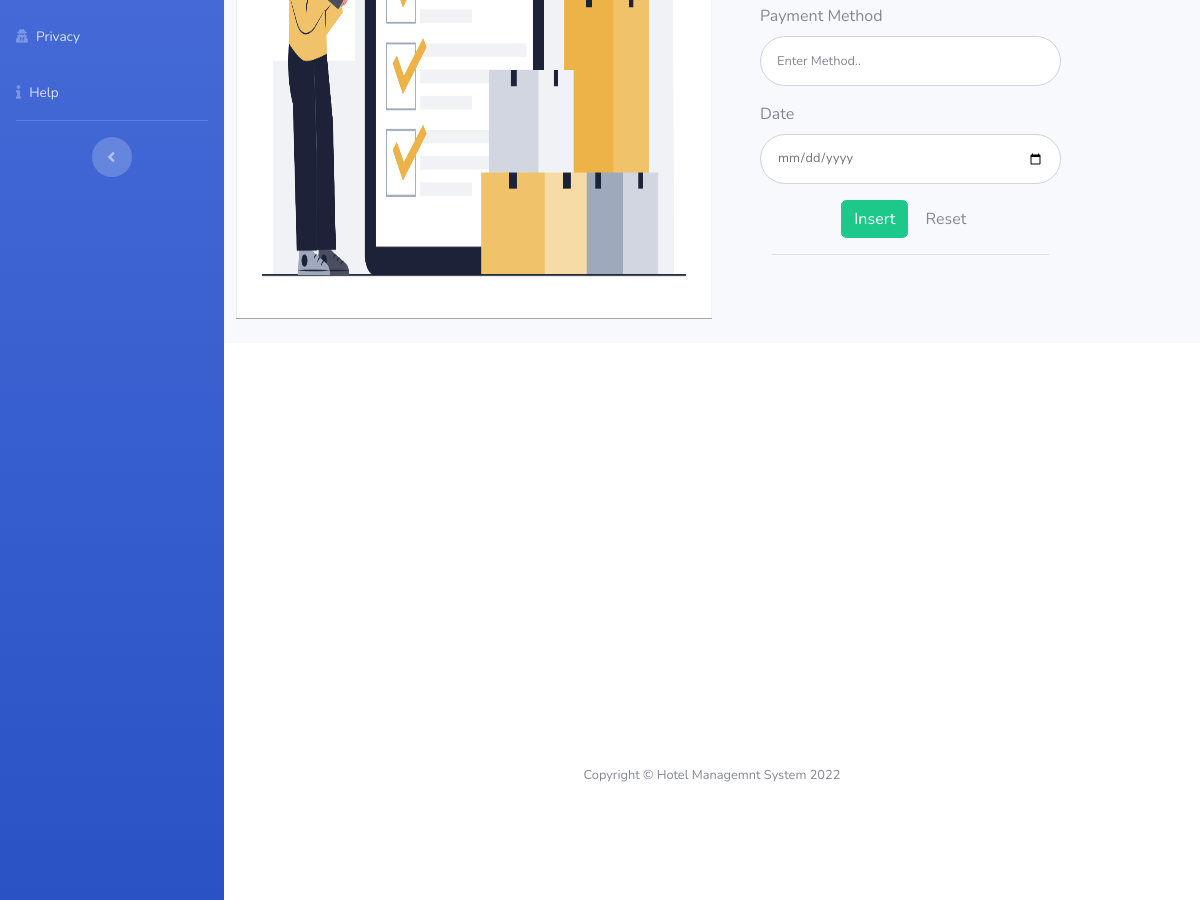
The page /pages/income.php (middle part) on the database as committed earlier.
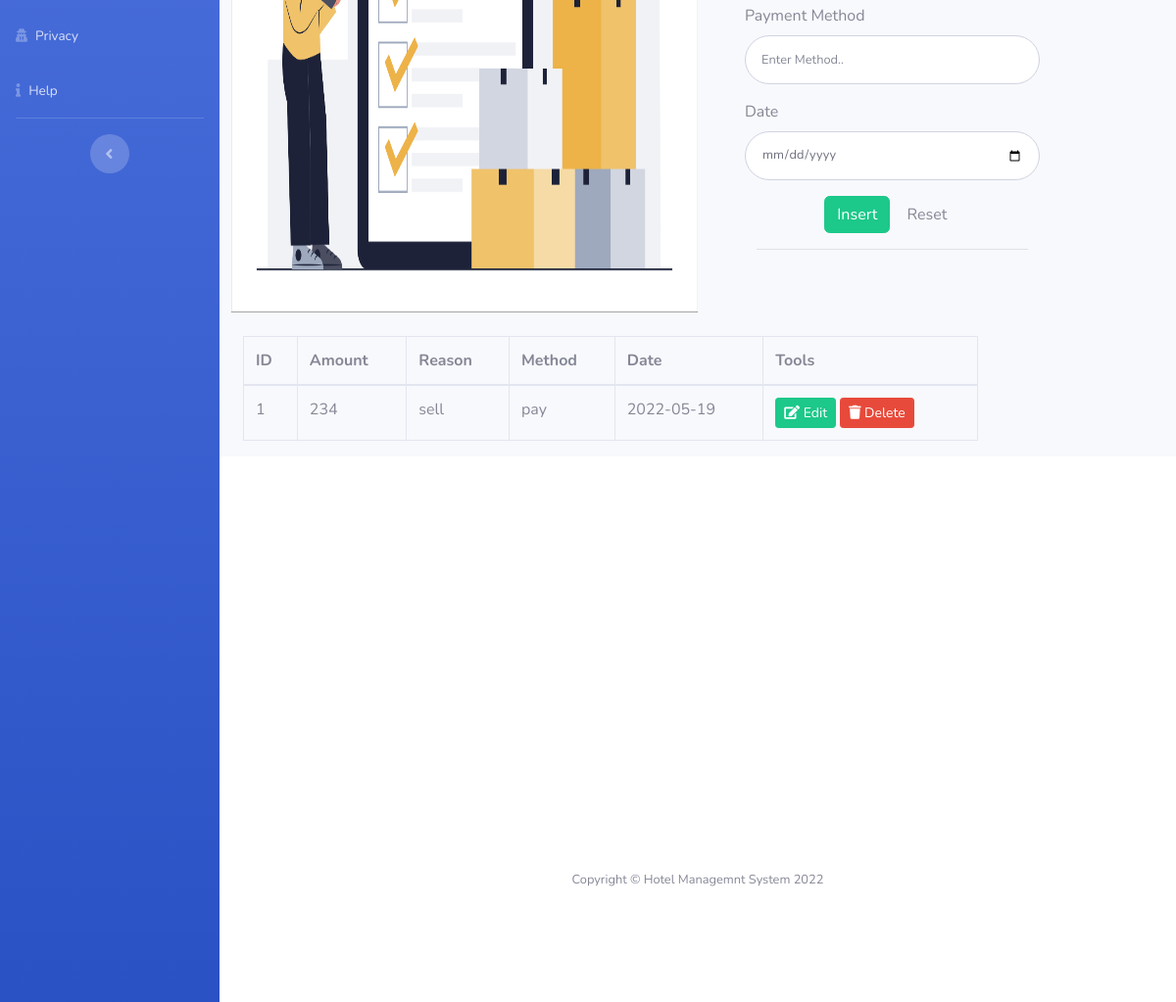
The same page on the database as committed later.
### tables this page shows
CREATE TABLE `income` (
  `id` int(11) NOT NULL,
  `iid` int(11) NOT NULL,
  `iamout` varchar(20) NOT NULL,
  `ireason` varchar(255) NOT NULL,
  `ipay` varchar(255) NOT NULL,
  `idate` date NOT NULL
);

### pages/modal/income_read.php (called while the page is built)
<?php
include "/xampp/htdocs/systemhotel/controller/config.php";
$sql = "SELECT * FROM income ORDER BY id DESC";
$result = mysqli_query($connection, $sql);

### pages/income.php (the view, shortened to what this page needs)
<?php
include('../includes/header.php');
include('../includes/navbar1.php');
include "/xampp/htdocs/systemhotel/pages/modal/income_read.php";
?>
<div class="container-fluid">
    <div class="row">
    <img src="../images/NA_SEP._29.jpg" width="50%">
        <div class="col-lg-5">
            <div class="p-5">
                <div class="text-center">
                    <form class="user" action="modal/income_create.php" method="POST">
                        <div class="form-group">
                            <div class="row">
                                <label for="ipay" > Payment Method </label>
                                <input type="text" name="ipay" class="form-control form-control-user" placeholder="Enter Method.." value="<?php if(isset($_GET['ipay'])) echo($_GET['ipay']); ?>" required>
                            </div>
                        </div>
                        <div class="form-group">
                            <div class="row">
                                <label for="idate" > Date </label>
                                <input type="date" name="idate" class="form-control form-control-user" placeholder="Enter Date.." value="<?php if(isset($_GET['idate'])) echo($_GET['idate']); ?>" required>
                            </div>
                        </div>
                        <button type="submit" name="iinsertbtn" class="btn btn-success btn-flat"> Insert</button>
                        <button type="reset" class="btn btn-default btn-flat " data-dismiss="modal">Reset</button>
                         <hr>
                    </form>
                </div>
            </div>
        </div>
    </div>
      <div class="col-xs-12">
        <div class="box">
          <div class="box-body">
            <?php if (mysqli_num_rows($result)) { ?>
            <table class="table table-bordered" id="example">
              <thead>
                <th>ID</th>
                <th>Amount</th>
                <th>Reason</th>
                <th>Method</th>
                <th>Date</th>
                <th>Tools</th>
              </thead>
              <tbody>
              <?php
			  	      while($rows = mysqli_fetch_assoc($result)){
			  	    ?>
                <tr>
                  <td><?=$rows['iid'];?></td>
                  <td><?php echo $rows['iamout']; ?></td>
                  <td><?php echo $rows['ireason']; ?></td>
                  <td><?php echo $rows['ipay']; ?></td>
                  <td><?php echo $rows['idate']; ?></td>
                  <td>
                    <a href="income-update.php?id=<?=$rows['id']?>" class="btn btn-success btn-sm btn-flat edit"><i class='fa fa-edit'></i> Edit</a></button>
                    <a href="modal/income_delete.php?id=<?=$rows['id']?>"  class="btn btn-danger btn-sm btn-flat delete"><i class='fa fa-trash'></i> Delete</a></button>
                  </td>
                </tr>
                <?php } ?>
              </tbody>
            </table>
            <?php } ?>
          </div>
        </div>
      </div>
</div>
<?php
include('../includes/footer.php');
?>

### includes/header.php (shortened to what this page needs)
<!DOCTYPE html>
<html lang="en">
<head>
  <link href="vendor/fontawesome-free/css/all.min.css" rel="stylesheet" type="text/css">
  <link rel="stylesheet" href="https://cdnjs.cloudflare.com/ajax/libs/font-awesome/5.15.3/css/all.min.css"/>
  <link href="../css/sb-admin-2.min.css" rel="stylesheet">
  <link rel="stylesheet" href="../css/Css.css">
  <link rel="stylesheet" href="https://cdn.datatables.net/1.11.5/css/dataTables.bootstrap4.min.css"/>
</head>
<body id="page-top">
  <div id="wrapper">

### includes/navbar1.php (shortened to what this page needs)
   <ul class="navbar-nav bg-gradient-primary sidebar sidebar-dark accordion" id="accordionSidebar">
<li class="nav-item">
  <a class="nav-link" href="contact.php">
    <span>Contact US</span></a>
</li>
<li class="nav-item">
  <a class="nav-link" href="privacy.php">
    <i class="fa fa-user-secret"></i>
    <span>Privacy</span></a>
</li>
<li class="nav-item">
  <a class="nav-link" href="help.php">
    <i class="fa fa-info"></i>
    <span>Help</span></a>
</li>
<hr class="sidebar-divider d-none d-md-block">
<div class="text-center d-none d-md-inline">
  <button class="rounded-circle border-0" id="sidebarToggle"></button>
</div>
</ul>
    <div id="content-wrapper" class="d-flex flex-column">
      <div id="content">

### includes/footer.php
      <footer class="sticky-footer bg-white">
        <div class="container my-auto">
          <div class="copyright text-center my-auto">
            <span>Copyright &copy; Hotel Managemnt System 2022</span>
          </div>
        </div>
      </footer>
      </div>
      </div>
    </div>
</body>
</html>

### css/Css.css (style rules this page uses)
.container { min-height: 100vh; display: flex; justify-content: center; align-items: center; flex-direction: column; }
.box { width: 750px; }

Rows that differ between the two databases and show on the page:
added income: iid "1", iamout "234", ireason "sell", ipay "pay", idate "2022-05-19"
Other text that changed with them:
text now shown: "ID Amount Reason Method Date Tools"
